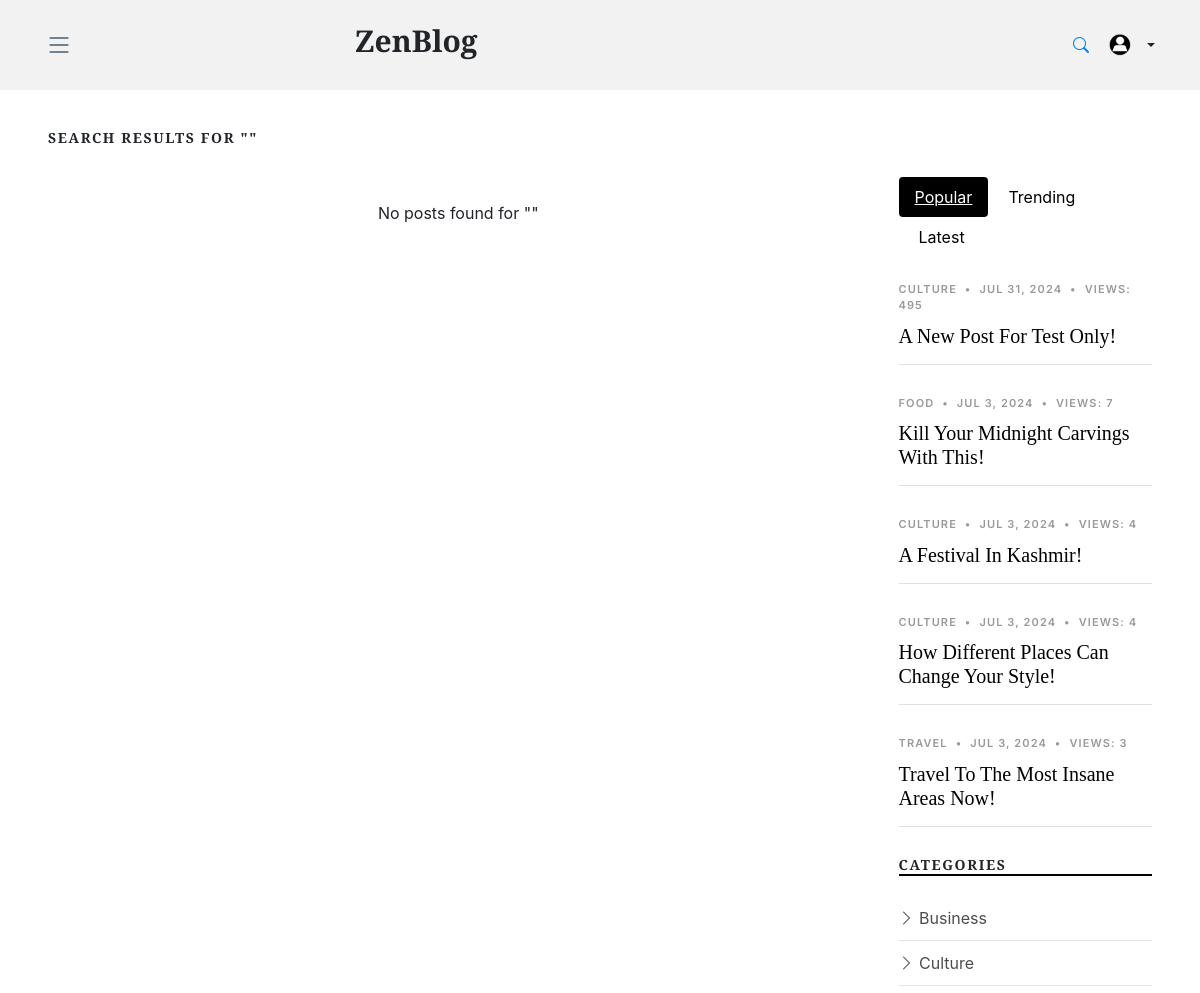
/search/ (upper part), run on an earlier commit of the app's database.
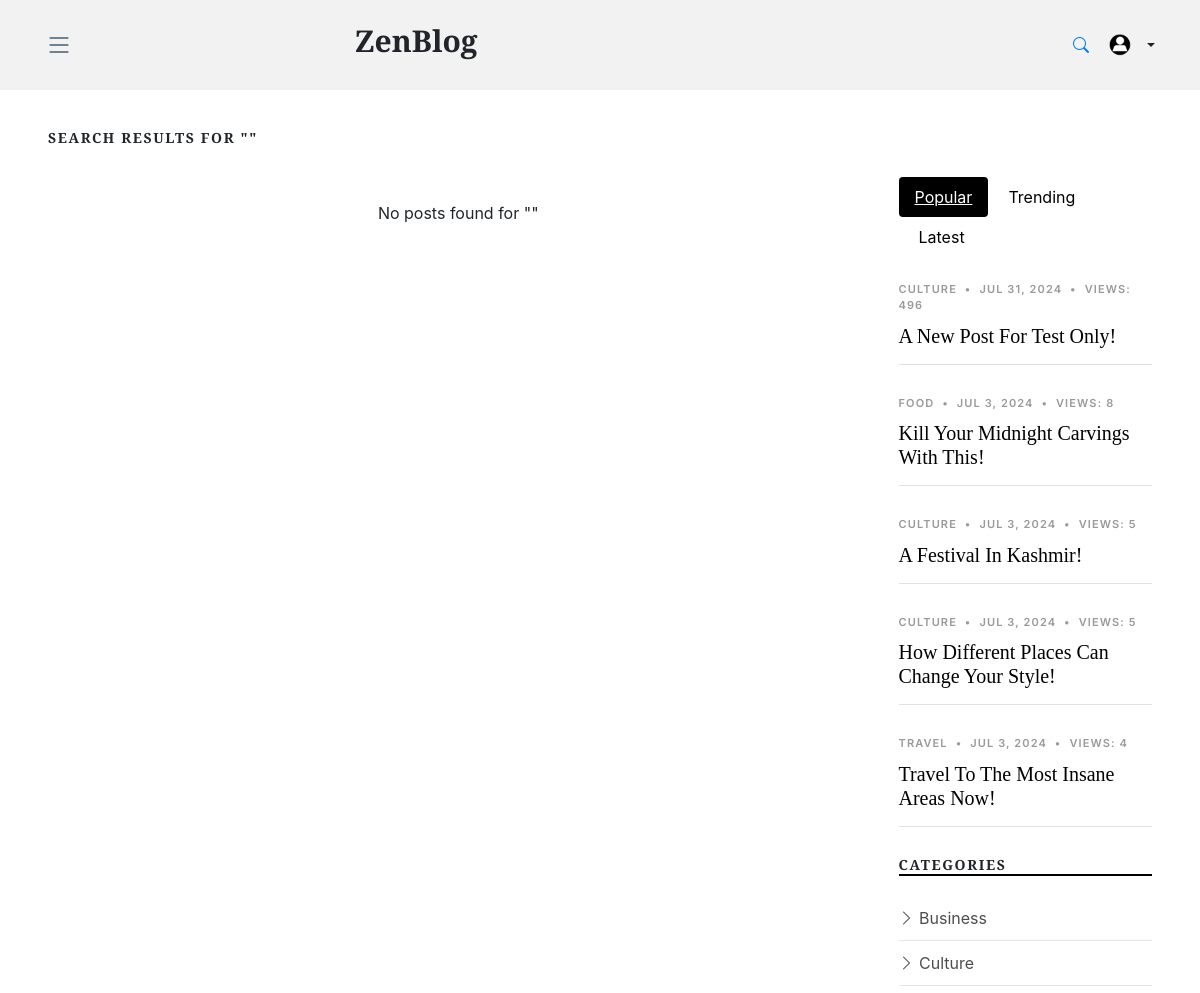
And on a later commit of the database.
### Blog/models.py (models this page shows, shortened)
class Post(models.Model):
    title = models.CharField(max_length=500)
    slug = models.PositiveIntegerField(unique=True, blank=True, null=True)
    intro = models.TextField()
    author = models.ForeignKey(User, on_delete=models.CASCADE)
    created_at = models.DateTimeField(auto_now_add=True)
    category = models.ForeignKey(Category, related_name='posts', on_delete=models.CASCADE)
    BlogCover = models.ImageField(upload_to='blog_covers/')
    views = models.PositiveIntegerField(default=0)
    last_viewed = models.DateTimeField(auto_now=True)
    tags = models.ManyToManyField(Tag, related_name='posts', blank=True)

class Category(models.Model):
    name = models.CharField(max_length=100)
    slug = models.SlugField(unique=True, blank=True)

### Blog/views.py (the view)
# urls.py: path('search/', SearchView.as_view(), name='search'),
class SearchView(PostViewTrackingMixin, TrendingPostsMixin, View):
    def get(self, request):
        query = request.GET.get('q', '')
        posts = Post.objects.filter(Q(title__icontains=query) | Q(intro__icontains=query)).order_by('-created_at') if query else Post.objects.none()
        for post in posts:
            self.track_post_views(post)
        paginator = Paginator(posts, 15)
        page_number = request.GET.get('page')
        page_obj = paginator.get_page(page_number)
        context = {
            'posts': page_obj,
            'query': query,
            'popular_posts': Post.objects.order_by('-views')[:5],
            'trending_posts': self.get_trending_posts(),
            'latest_posts': Post.objects.order_by('-created_at')[:5],
            'tags': Tag.objects.all(),
        }
        return render(request, 'blog/search-result.html', context)

### Blog/context_processors.py (called while the page is built)
def categories_processor(request):
    categories = Category.objects.all()
    return {'categories': categories}

### Blog/views.py (called while the page is built)
    def get_trending_posts(self):
        last_7_days = timezone.now() - timedelta(days=7)
        return Post.objects.filter(last_viewed__gte=last_7_days).order_by('-views')[:5]

### templates/blog/search-result.html (shortened to what this page needs)
{% extends 'base.html' %}
{% load static %}
{% block content %}
<main id="main">
    <section>
        <div class="ml-5 mr-5">
            <h3 class="category-title">Search Results for "{{ query }}"</h3>
            <div class="row">
                <div class="col-md-9" data-aos="fade-up">
                    <div class="card" style="border: None">
                        {% if posts %}
                            {% for post in posts %}
                                <div class="d-md-flex post-entry-2 half">
                                    <a href="{% url 'Blog:single_post' post.id %}" class="thumbnail mr-3">
                                        <figure class="my-2">
                                            <img src="{{ post.BlogCover.url }}" alt="{{ post.title }}" class="post-image">
                                        </figure>
                                    </a>
                                    <div>
                                        <div class="card" style="border: None">
                                            <div class="post-meta">
                                                <span class="date">{{ post.category.name }}</span>
                                                <span class="mx-1">&bullet;</span>
                                                <span>{{ post.created_at|date:"M j, Y" }}</span>
                                                <span class="mx-1">&bullet;</span>
                                                <span>Views: {{ post.views }}</span>
                                            </div>
                                            <h3><a href="{% url 'Blog:single_post' post.id %}">{{ post.title }}</a></h3>
                                            <p class="txt">{{ post.intro|slice:100 }}...</p>
                                            <div class="d-flex align-items-center author mt-auto">
                                                <div class="photo">
                                                    <img src="{{ post.author.userprofile.image.url }}" alt="{{ post.author.get_full_name }}" class="base-pfp">
                                                </div>
                                                <div class="name">
                                                    <h3 class="m-0 p-0">{{ post.author }}</h3>
                                                </div>
                                            </div>
                                        </div>
                                    </div>
                                </div>
                            {% endfor %}
                            {% if posts.has_other_pages %}
                                <div class="text-start py-4">
                                    <div class="custom-pagination">
                                        {% if posts.has_previous %}
                                            <a href="?q={{ query }}&page={{ posts.previous_page_number }}" class="prev">Previous</a>
                                        {% endif %}
                                        {% for num in posts.paginator.page_range %}
                                            {% if posts.number == num %}
                                                <a href="?q={{ query }}&page={{ num }}" class="active">{{ num }}</a>
                                            {% else %}
                                                <a href="?q={{ query }}&page={{ num }}">{{ num }}</a>
                                            {% endif %}
                                        {% endfor %}
                                        {% if posts.has_next %}
                                            <a href="?q={{ query }}&page={{ posts.next_page_number }}" class="next">Next</a>
                                        {% endif %}
                                    </div>
                                </div>
                            {% endif %}
                        {% else %}
                            <div class="text-center mt-4">
                                <p>No posts found for "{{ query }}"</p>
                            </div>
                        {% endif %}
                    </div>
                </div>
                <div class="col-md-3">
                    <div class="sidebar">
                        <ul class="nav nav-pills custom-tab-nav mb-4" id="pills-tab" role="tablist">
                        <li class="nav-item" role="presentation">
                            <button class="nav-link active" id="pills-popular-tab" data-bs-toggle="pill" data-bs-target="#pills-popular" type="button" role="tab" aria-controls="pills-popular" aria-selected="true">Popular</button>
                        </li>
                        <li class="nav-item ml-1" role="presentation">
                            <button class="nav-link" id="pills-trending-tab" data-bs-toggle="pill" data-bs-target="#pills-trending" type="button" role="tab" aria-controls="pills-trending" aria-selected="false">Trending</button>
                        </li>
                        <li class="nav-item ml-1" role="presentation">
                            <button class="nav-link" id="pills-latest-tab" data-bs-toggle="pill" data-bs-target="#pills-latest" type="button" role="tab" aria-controls="pills-latest" aria-selected="false">Latest</button>
                        </li>
                        </ul>
                        <div class="tab-content" id="pills-tabContent">
                        <div class="tab-pane fade show active" id="pills-popular" role="tabpanel" aria-labelledby="pills-popular-tab">
                            {% for popular_post in popular_posts %}
                            <div class="post-entry-1 border-bottom">
                            <div class="post-meta">
                                <span class="date">{{ popular_post.category.name }}</span>
                                <span class="mx-1">&bullet;</span>
                                <span>{{ popular_post.created_at|date:"M j, Y" }}</span>
                                <span class="mx-1">&bullet;</span>
                                <span>Views: {{ popular_post.views }}</span>
                            </div>
                            <h2 class="mb-2">
                                <a href="{% url 'Blog:single_post' popular_post.id %}">{{ popular_post.title }}</a>
                            </h2>
                            </div>
                            {% endfor %}
                        </div>
                        </div>
                    </div>
                    <div class="aside-block">
                        <h3 class="aside-title">Categories</h3>
                        <ul class="aside-links list-unstyled">
                        {% for category in categories %}
                        <li>
                            <a href="{% url 'Blog:category_posts' category.slug %}">
                            <i class="bi bi-chevron-right"></i> {{ category.name }}
                            </a>
                        </li>
                        {% endfor %}
                        </ul>
                    </div>
                </div>
            </div>
        </div>
    </section>
</main>
{% endblock %}

### templates/base.html (shortened to what this page needs)
{% load static %}
<!DOCTYPE html>
<html lang="en">
<head>
  <link href="{% static "assets/vendor/bootstrap/css/bootstrap.min.css" %}" rel="stylesheet">
  <link href="{% static "assets/vendor/bootstrap-icons/bootstrap-icons.css" %}" rel="stylesheet">
  <link href="{% static "assets/vendor/swiper/swiper-bundle.min.css" %}" rel="stylesheet">
  <link href="{% static "assets/vendor/glightbox/css/glightbox.min.css" %}" rel="stylesheet">
  <link href="{% static "assets/vendor/aos/aos.css" %}" rel="stylesheet">
  <link href="{% static "assets/css/variables.css" %}" rel="stylesheet">
  <link href="{% static "assets/css/main.css" %}" rel="stylesheet">
  <link href="https://stackpath.bootstrapcdn.com/bootstrap/4.3.1/css/bootstrap.min.css" rel="stylesheet">
  <link rel="stylesheet" href="https://cdnjs.cloudflare.com/ajax/libs/font-awesome/4.7.0/css/font-awesome.min.css">
</head>
<body>
  <header id="header" class="header d-flex align-items-center fixed-top">
    <div class="container-fluid container-xl d-flex align-items-center justify-content-between">
      <i class="bi mobile-nav-toggle bi-list mr-2"></i>
      <a href="{% url "Blog:blog_list" %}" class="logo d-flex align-items-center">
        <h1 href='/'>ZenBlog</h1>
      </a>
      <nav id="navbar" class="navbar">
      </nav>
      <div class="position-relative d-flex align-items-center">
        <a href="#" class="mx-2 js-search-open"><span class="bi-search m-2"></span></a>
        <ul class="navbar-nav ml-auto">
          {% if user.is_authenticated %}
            <li class="nav-item dropdown">
              <a class="nav-link dropdown-toggle d-flex align-items-center" href="#" id="userDropdown" role="button" data-toggle="dropdown" aria-haspopup="true" aria-expanded="false">
                {% if user.userprofile.image %}
                  <img src="{{ user.userprofile.image.url }}" alt="{{ user.username }}" class="base-pfp mr-2">
                {% else %}
                  <img src="{% static "assets\img\default-user.png" %}" alt="{{ user.username }}" class="base-pfp mr-2">
                {% endif %}
              </a>
              <div class="dropdown-menu dropdown-menu-right" aria-labelledby="userDropdown">
                <a class="dropdown-item" href="{% url 'Account:profile' %}">Profile</a>
                <a class="dropdown-item" href="{% url 'Account:logout' %}">Logout</a>
              </div>
            </li>
          {% else %}
            <li class="nav-item dropdown">
              <a class="nav-link dropdown-toggle d-flex align-items-center" href="#" id="guestDropdown" role="button" data-toggle="dropdown" aria-haspopup="true" aria-expanded="false">
                <img src="{% static "assets\img\default-user.png" %}" alt="Guest" class="base-pfp mr-2">
              </a>
            </li>
          {% endif %}
        </ul>
      </div>
    </div>
  </header>
  {% block content %}{% endblock content %}
</body>
</html>

### static/assets/css/variables.css (style rules this page uses)
:root { --font-default: 'EB Garamond', system-ui, -apple-system, "Segoe UI", Roboto, "Helvetica Neue", Arial, "Noto Sans", "Liberation Sans", sans-serif, "Apple Color Emoji", "Segoe UI Emoji", "Segoe UI Symbol", "Noto Color Emoji"; --font-primary: 'EB Garamond', serif; --font-secondary: 'Inter', sans-serif; --color-default: #212529; --color-default-rgb: 33, 37, 41; --color-links: #212529; --color-links-hover: #15171a; --color-primary: #212529; --color-primary-light: #26282c; --color-primary-dark: #0b0c0e; --color-primary-rgb: 33, 37, 41; --color-primary-light-rgb: 38, 40, 44; --color-primary-dark-rgb: 11, 12, 14; --color-secondary: #596d80; --color-secondary-light: #8498aa; --color-secondary-dark: #404f5c; --color-secondary-rgb: 89, 109, 128; --color-secondary-light-rgb: 132, 152, 170; --color-secondary-dark-rgb: 64, 79, 92; --color-blue: #0d6efd; --color-blue-rgb: 13, 110, 253; --color-indigo: #6610f2; --color-indigo-rgb: 102, 16, 242; --color-purple: #6f42c1; --color-purple-rgb: 111, 66, 193; --color-pink: #f3268c; --color-pink-rgb: 243, 38, 140; --color-red: #df1529; --color-red-rgb: 223, 21, 4; --color-orange: #fd7e14; --color-orange-rgb: 253, 126, 20; --color-yellow: #ffc107; --color-yellow-rgb: 255, 193, 7; --color-green: #059652; --color-green-rgb: 5, 150, 82; --color-teal: #20c997; --color-teal-rgb: 32, 201, 151; --color-cyan: #0dcaf0; --color-cyan-rgb: 13, 202, 240; --color-white: #ffffff; --color-white-rgb: 255, 255, 255; --color-gray: #6c757d; --color-gray-rgb: 108, 117, 125; --color-black: #000000; --color-black-rgb: 0, 0, 0; }
:root { --bs-blue: var(--color-blue); --bs-indigo: var(--color-indigo); --bs-purple: var(--color-purple); --bs-pink: var(--color-pink); --bs-red: var(--color-red); --bs-orange: var(--color-orange); --bs-yellow: var(--color-yellow); --bs-green: var(--color-green); --bs-teal: var(--color-teal); --bs-cyan: var(--color-cyan); --bs-white: var(--color-white); --bs-gray: var(--color-gray); --bs-gray-dark: #343a40; --bs-gray-100: #f8f9fa; --bs-gray-200: #e9ecef; --bs-gray-300: #dee2e6; --bs-gray-400: #ced4da; --bs-gray-500: #adb5bd; --bs-gray-600: #6c757d; --bs-gray-700: #495057; --bs-gray-800: #343a40; --bs-gray-900: #212529; --bs-primary: var(--color-blue); --bs-secondary: var(--color-blue); --bs-success: #198754; --bs-info: #0dcaf0; --bs-warning: #ffc107; --bs-danger: #dc3545; --bs-light: #f8f9fa; --bs-dark: #212529; --bs-primary-rgb: var(--color-primary-rgb); --bs-secondary-rgb: var(--color-secondary-rgb); --bs-success-rgb: 25, 135, 84; --bs-info-rgb: 13, 202, 240; --bs-warning-rgb: 255, 193, 7; --bs-danger-rgb: 220, 53, 69; --bs-light-rgb: 248, 249, 250; --bs-dark-rgb: 33, 37, 41; --bs-white-rgb: var(--color-white-rgb); --bs-black-rgb: var(--color-black-rgb); --bs-body-color-rgb: var(--color-default-rgb); --bs-body-bg-rgb: 255, 255, 255; --bs-font-sans-serif: var(--font-default); --bs-font-monospace: SFMono-Regular, Menlo, Monaco, Consolas, "Liberation Mono", "Courier New", monospace; --bs-gradient: linear-gradient(180deg, rgba(255, 255, 255, 0.15), rgba(255, 255, 255, 0)); --bs-body-font-family: var(--font-default); --bs-body-font-size: 1rem; --bs-body-font-weight: 400; --bs-body-line-height: 1.5; --bs-body-color: var(--color-default); --bs-body-bg: #fff; }

What changed in the data, as far as the page shows it:
changed Post "A New Post For Test Only!": views "495" → "496"
changed Post "Kill Your Midnight Carvings With This!": views "7" → "8"
changed Post "A Festival In Kashmir!": views "4" → "5"
changed Post "How Different Places Can Change Your Style!": views "4" → "5"
changed Post "Travel To The Most Insane Areas Now!": views "3" → "4"
